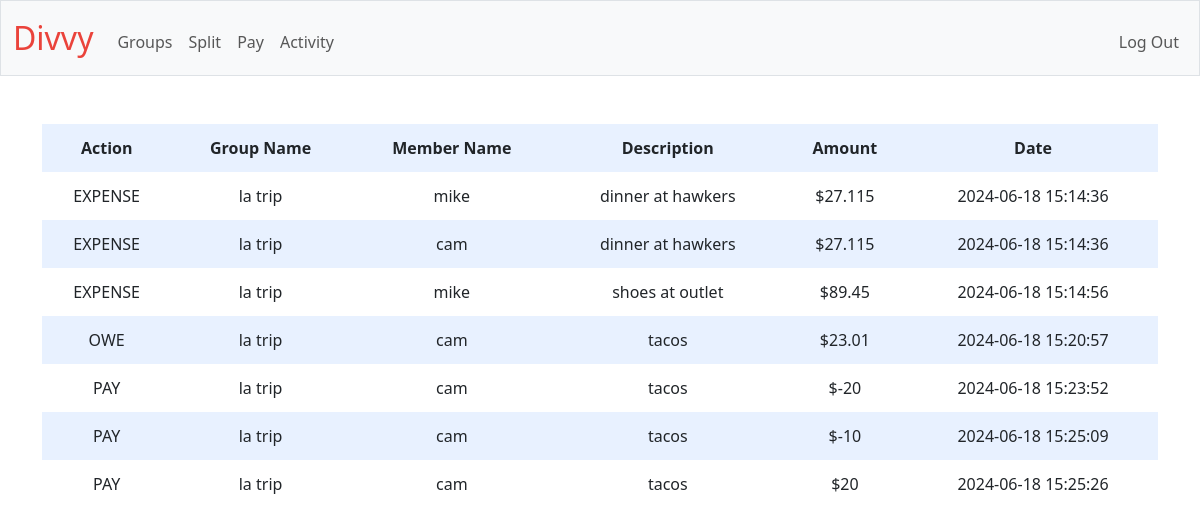
Page /activity (signed in) on the committed database.
### tables this page shows
CREATE TABLE transactions (
    id INTEGER PRIMARY KEY AUTOINCREMENT, 
    transaction_id INTEGER NOT NULL,
    action TEXT NOT NULL, 
    group_name TEXT NOT NULL,
    group_member TEXT NOT NULL,
    description TEXT NOT NULL,
    amount NUMERIC NOT NULL,
    timestamp DATE DEFAULT (datetime('now','localtime')),
    FOREIGN KEY (transaction_id) REFERENCES users(id)
);

### app.py (the view)
@app.route("/activity", methods=["GET", "POST"])
def activity():
    db = get_db().cursor()
    tables = db.execute("SELECT action, group_name, group_member, description, amount, timestamp FROM transactions WHERE transaction_id = ?;", (session["user_id"],))
    return render_template("activity.html", tables=tables)

### app.py (called while the page is built)
@app.after_request
def after_request(response):
    response.headers["Cache-Control"] = "no-cache, no-store, must-revalidate"
    response.headers["Expires"] = 0
    response.headers["Pragma"] = "no-cache"
    return response

def get_db():
    if 'db' not in g:
        g.db = sqlite3.connect("database.db")
        g.db.row_factory = sqlite3.Row
    return g.db

### templates/activity.html (shortened to what this page needs)
{% extends "layout.html" %}
{% block main %}
<table>
    <tr>
        <th>Action</th>
        <th>Group Name</th>
        <th>Member Name</th>
        <th>Description</th>
        <th>Amount</th>
        <th>Date</th>
    </tr>
    {% for table in tables %}
        <tr>
            <td>{{ table["action"] }}</td>
            <td>{{ table["group_name"] }}</td>
            <td>{{ table["group_member"] }}</td>
            <td>{{ table["description"] }}</td>
            <td>${{ table["amount"] }}</td>
            <td>{{ table["timestamp"] }}</td>
        </tr>
    {% endfor %}
</table>
{% endblock %}

### templates/layout.html (shortened to what this page needs)
<!DOCTYPE html>
<html lang="en">
    <head>
        <link href="https://cdn.jsdelivr.net/npm/bootstrap@5.3.3/dist/css/bootstrap.min.css" rel="stylesheet">
        <link href="/static/styles.css" rel="stylesheet">
    </head>
    <body>
        <nav class="bg-light border navbar navbar-expand-md navbar-light">
            <div class="container-fluid">
                <a class="navbar-brand" href="/"><span class="red">Divvy</span></a>
                <div class="collapse navbar-collapse" id="navbar">
                    {% if session["user_id"] %}
                        <ul class="navbar-nav me-auto mt-2">
                            <li class="nav-item"><a class="nav-link" href="/group">Groups</a></li>
                            <li class="nav-item"><a class="nav-link" href="/split">Split</a></li>
                            <li class="nav-item"><a class="nav-link" href="/pay">Pay</a></li>
                            <li class="nav-item"><a class="nav-link" href="/activity">Activity</a></li>
                        </ul>
                        <ul class="navbar-nav ms-auto mt-2">
                            <li class="nav-item"><a class="nav-link" href="/logout">Log Out</a></li>
                        </ul>
                    {% else %}
                        <ul class="navbar-nav ms-auto mt-2">
                            <li class="nav-item"><a class="nav-link" href="/login">Log In</a></li>
                            <li class="nav-item"><a class="nav-link" href="/register">Register</a></li>
                        </ul>
                    {% endif %}
                </div>
            </div>
        </nav>
        <main class="container py-5 text-center">
            {% block main %}{% endblock %}
        </main>
    </body>
</html>

### static/styles.css (style rules this page uses)
nav .navbar-brand { font-size: xx-large; }
nav .navbar-brand .red { color: #ea433b; }
table { background-color: transparent; margin-bottom: 1rem; width: 100%; }
table th, table td { padding: 0.75rem; vertical-align: middle; }
tbody tr:nth-of-type(odd) { background-color: rgb(179, 208, 255, 0.3) }

### rows in the picture
transactions: action "EXPENSE", group_name "la trip", group_member "mike", description "dinner at hawkers", amount "27.115", timestamp "2024-06-18 15:14:36"
transactions: action "EXPENSE", group_name "la trip", group_member "cam", description "dinner at hawkers", amount "27.115", timestamp "2024-06-18 15:14:36"
transactions: action "EXPENSE", group_name "la trip", group_member "mike", description "shoes at outlet", amount "89.45", timestamp "2024-06-18 15:14:56"
transactions: action "OWE", group_name "la trip", group_member "cam", description "tacos", amount "23.01", timestamp "2024-06-18 15:20:57"
transactions: action "PAY", group_name "la trip", group_member "cam", description "tacos", amount "-20", timestamp "2024-06-18 15:23:52"
transactions: action "PAY", group_name "la trip", group_member "cam", description "tacos", amount "-10", timestamp "2024-06-18 15:25:09"
transactions: action "PAY", group_name "la trip", group_member "cam", description "tacos", amount "20", timestamp "2024-06-18 15:25:26"
